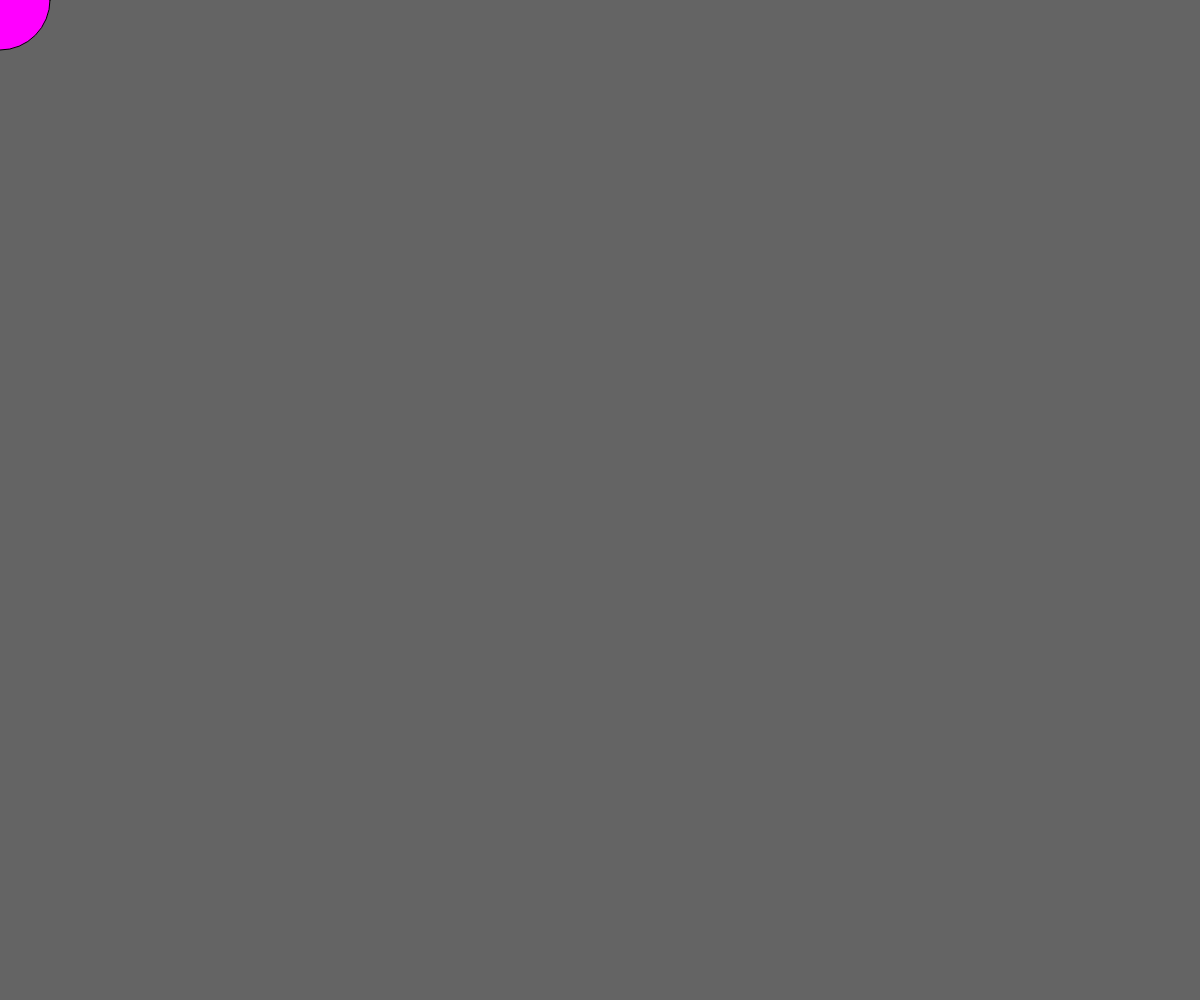
Frame 1 (no input)
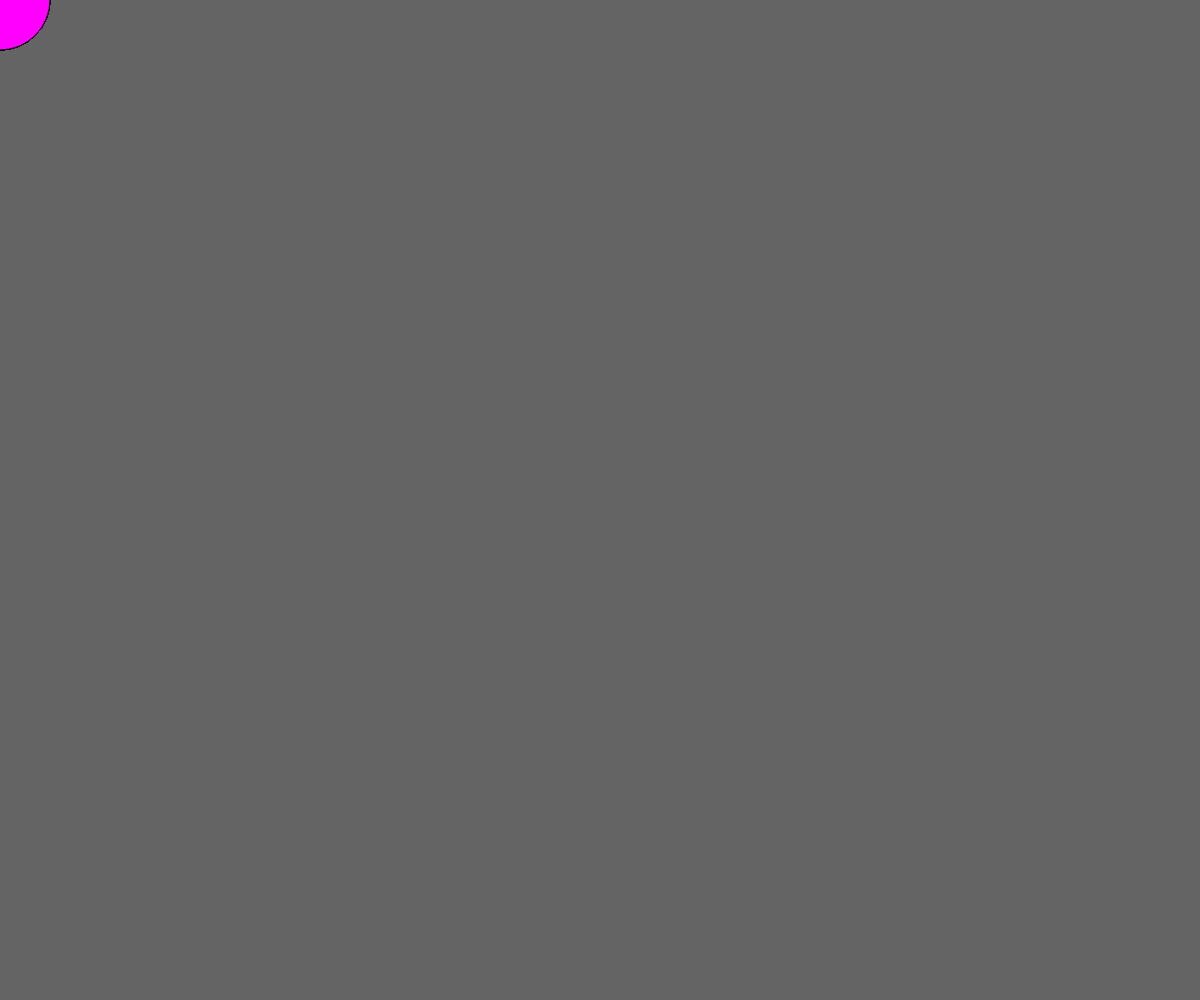
Frame 60 (no input)
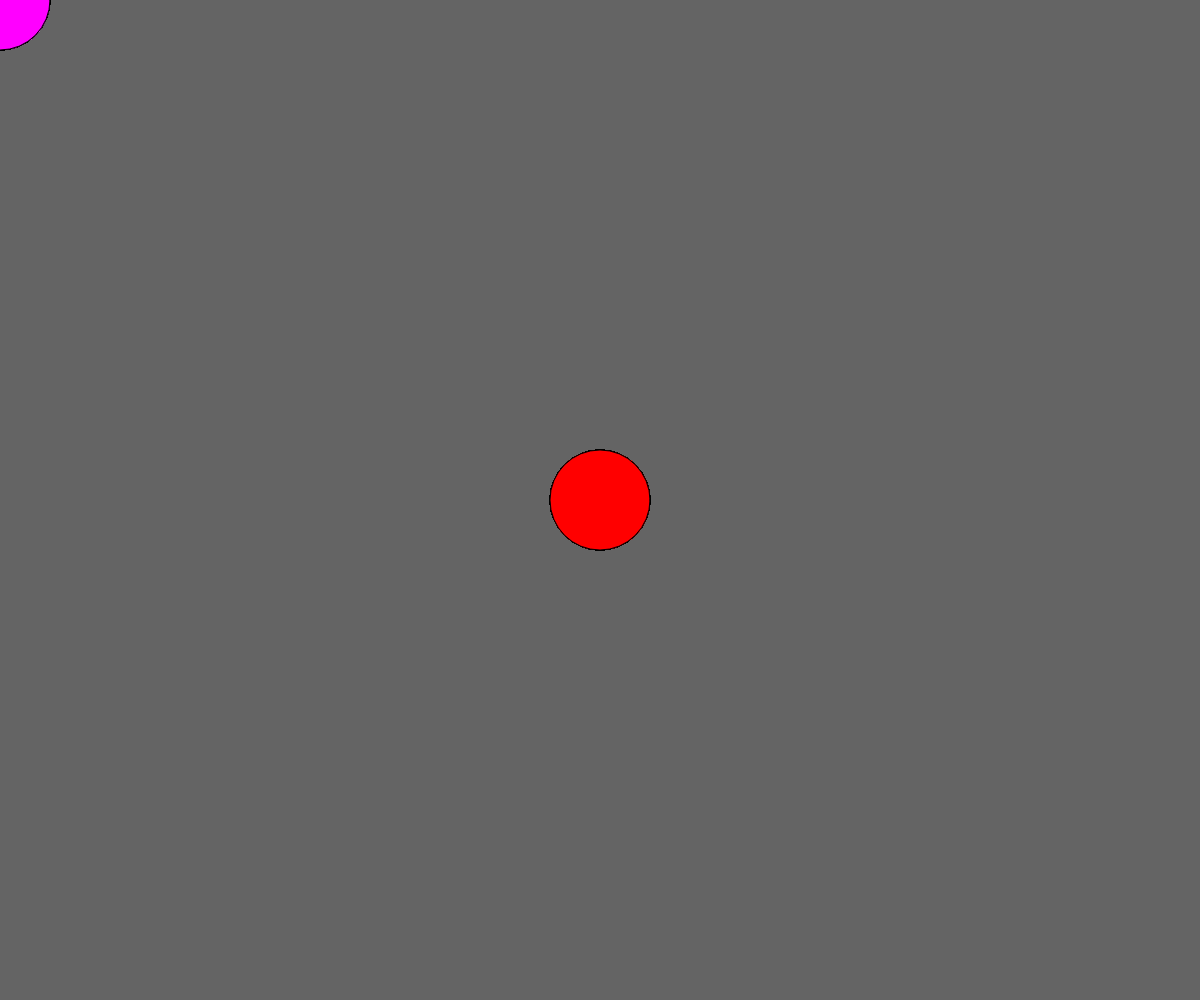
Frame 120 (the mouse pressed at the canvas centre since frame 60)

The p5.js sketch that drew these frames (run headless with seeded random() and noise() and a simulated clock; from frame 60 on, the mouse is pressed at the canvas centre):

// p5.js sketch
// ── sketch.js
function setup() {
    createCanvas(windowWidth, windowHeight);
    background(100);
    // 1. 建議放在 setup，設定一次即可
    colorMode(HSB); 
}

function draw() { // 2. 這裡要加大括號 {
    // 3. 所有的繪圖指令都要在括號內
    fill((300 + mouseX / 10) % 360, 100, 100);
    ellipse(mouseX, mouseY, 100, 100);
} // 4. 這裡要關閉大括號 }
